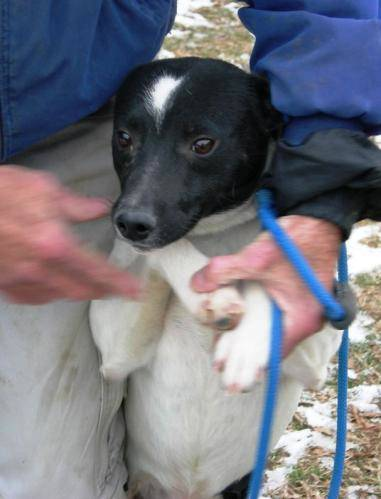
%> input picture semester4/数字内容安全/实验/1.实验一/phash/DemoImages/1.jpg, 381 x 499 px; its folder holds only this picture in this run
$ octave main.m   (GNU Octave 9; MATLAB toolbox functions it lacks are replaced by stand-ins)
%> lines starting %> are read from the running program, lines starting %| are printed output that depends on the picture; in (x1, y1, x2, y2) boxes, pixels count from 0 and x2, y2 are one past the last pixel; in counts of white or black regions, pixels touching at a corner belong together; the program's own positions count from 1
%> further down, I1 is the input picture: size 499x381x3 uint8; mean R, G, B 115.5, 116, 125.4
### semester4/数字内容安全/实验/1.实验一/phash/phash.m
function[ds] = phash(I1,I2,tau,key,Hashlen)
%> called with tau = 0.44, key = 1234, Hashlen = 512

    gray1 = rgb2gray(I1);
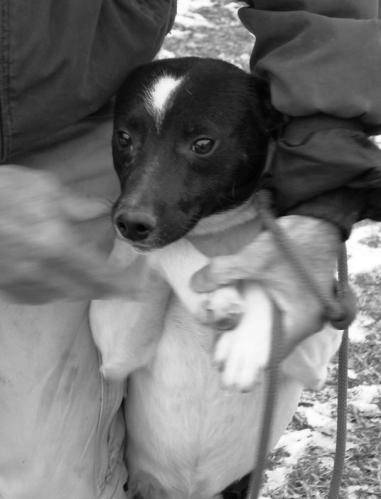
%> gray1: size 499x381 uint8; min 0, max 255, mean 116.9
    gray2 = rgb2gray(I2);

    % 重新调整图像大小为 64x64
    P1 = imresize(gray1, [64, 64]);
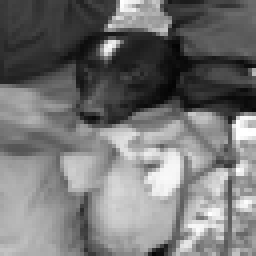
%> P1: size 64x64 uint8 (shown 4 times larger); min 4, max 255, mean 116.9
    P2 = imresize(gray2, [64, 64]);

    % 对 64x64 图像进行 8x8 子块划分，并执行 DCT
    fun = @dct2;
    Ic1 = blkproc(P1, [8 8], fun);
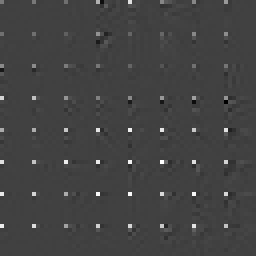
%> Ic1: size 64x64 double (shown 4 times larger); min -546.3, max 1590.8, mean 14.4; drawn with min black and max white
    Ic2 = blkproc(P2, [8 8], fun);

    % 将每个 8x8 块的 DC 系数 (1,1) 置 0
    Ic1(1:8:end, 1:8:end) = 0;
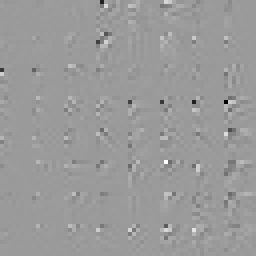
%> Ic1: size 64x64 double (shown 4 times larger); 1.56% of pixels changed, all inside (x1, y1, x2, y2) = (0, 0, 57, 57); drawn with min black and max white
    Ic2(1:8:end, 1:8:end) = 0;

    randn('state',key) % 伪随机密钥
    hashVec1 = zeros(Hashlen, 1);
    hashVec2 = zeros(Hashlen, 1);

    % 生成 Hashlen 个 64x64 伪随机矩阵
    for n = 1:Hashlen

        Y = randn(64, 64); % 生成标准正态分布随机矩阵
        K = fspecial('gaussian'); % 高斯低通滤波器
        Y = filter2(K, Y); % 迭代滤波

        % DCT 敏感度矩阵 M（周期延拓到 64x64）
        m = [
            71.43 99.01 86.21 60.24 41.67 29.16 20.88 15.24;
            99.01 68.97 75.76 65.79 50.00 36.90 27.25 20.28;
            86.21 75.76 44.64 38.61 33.56 27.47 21.74 17.01;
            60.24 65.79 38.61 26.53 21.98 18.87 15.92 13.16;
            41.67 50.00 33.56 21.98 16.26 13.14 11.48 9.83;
            29.16 36.90 27.47 18.87 13.14 10.40 8.64 7.40;
            20.88 27.25 21.74 15.92 11.48 8.64 6.90 5.78;
            15.24 20.28 17.01 13.16 9.83 7.40 5.78 4.73
        ];
        M = repmat(m, [8 8]); % 生成 64x64 矩阵

        % 计算哈希值
        YN1 = sum(sum(Ic1 .* Y .* M));
        YN2 = sum(sum(Ic2 .* Y .* M));

        hashVec1(n) = YN1 > 0; % 生成 Hash 位
        hashVec2(n) = YN2 > 0;
    end
%> this loop made 512 passes
%> (YN1, YN2) on passes 1 to 3: (-92755.1, -92755.1), (118382.8, 118382.8), (46155, 46155)
%> after the loop, hashVec1 = 512 values, max 1 at index 2, min 0 at index 1, mean 0.504; hashVec2 has the same summary as hashVec1

    % 计算汉明距离
    dis = norm((hashVec1 - hashVec2)/(2*sqrt(norm(hashVec1)*norm(hashVec2))));
%> dis = 0
    ds='';
    % 比较tau与dis
    if dis < tau
        ds='相似';
    else
        ds='不相似';
    end
end

### semester4/数字内容安全/实验/1.实验一/phash/main.m
clc; clear;

% 创建一个新的图形窗口，标题为"图片相似度比较"，窗口大小为1200x2000
figure('NumberTitle', 'off', 'Name', '图片相似度比较', 'Position', [100, 100, 1200, 2000]);

key = 1234;
tau = 0.44;
Hashlen = 512;

% 获取'./DemoImages'文件夹中的所有图片文件路径
img_path = dir('./DemoImages/*');
img_path = img_path(~[img_path.isdir]);
fileList = fullfile({img_path.folder}.', {img_path.name}.');
randIndex = randi(length(fileList));
selectedImagePath = fileList{randIndex};

% 读取基准图像
I1 = imread(selectedImagePath);
% 在当前窗口中创建第一个子图，并显示基准图像
nexttile;
imshow(I1);
title('基准图');

% 初始化相似图片计数器
cnt = 0;

% 遍历文件列表中的每一张图片（从第二张开始，因为第一张是基准图）
for i = 1:length(fileList)
    I2 = imread(fileList{i});
    % 使用phash算法比较基准图I1和当前图像I2的相似度
    ds = phash(I1, I2, tau, key, Hashlen);
%> ds = '相似'

    % 如果当前图片与基准图相似，显示该图并增加计数器
    if strcmp(ds, '相似')
        cnt = cnt + 1;
        nexttile;
        imshow(I2);
        title(ds);
    end
end

% 输出相似图像的数量
disp(cnt);

$ run again, on semester4/数字内容安全/实验/1.实验一/phash/DemoImages/104.jpg
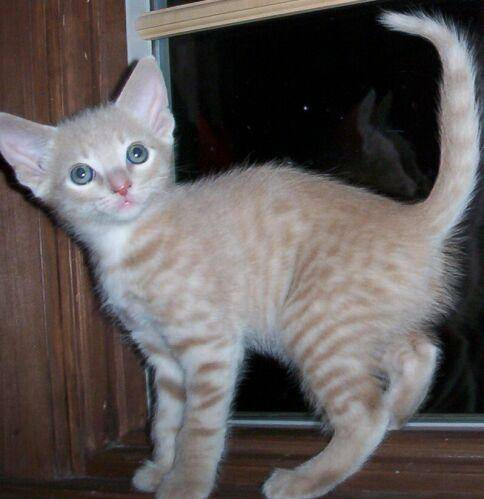
%> input picture semester4/数字内容安全/实验/1.实验一/phash/DemoImages/104.jpg, 484 x 499 px
%> I1 is the input picture: size 499x484x3 uint8; mean R, G, B 95.5, 89.4, 88.5
%> in phash, `Ic1 = blkproc(P1, [8 8], fun);`:
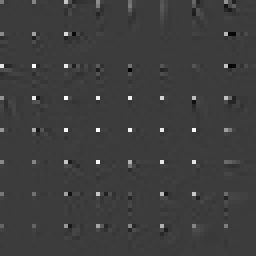
%> Ic1: size 64x64 double (shown 4 times larger); min -426.8, max 1380.4, mean 11.3; drawn with min black and max white
%> in phash, `Ic1(1:8:end, 1:8:end) = 0;`:
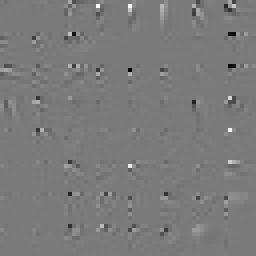
%> Ic1: size 64x64 double (shown 4 times larger); 1.56% of pixels changed, all inside (x1, y1, x2, y2) = (0, 0, 57, 57); drawn with min black and max white
%> the loop in phash, `for n = 1:Hashlen` made 512 passes
%> (YN1, YN2) on passes 1 to 3: (105066.4, 105066.4), (-9559.8, -9559.8), (151448.2, 151448.2)
%> after the loop in phash, `for n = 1:Hashlen`: hashVec1 = 512 values, max 1 at index 1, min 0 at index 2, mean 0.504; hashVec2 has the same summary as hashVec1
%> dis = 0
%> ds = '相似'

$ run again, on semester4/数字内容安全/实验/1.实验一/phash/DemoImages/107.jpg
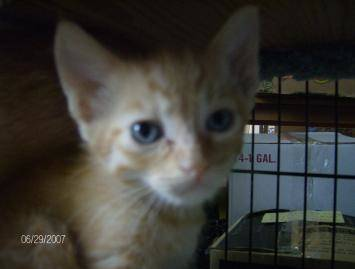
%> input picture semester4/数字内容安全/实验/1.实验一/phash/DemoImages/107.jpg, 355 x 269 px
%> I1 is the input picture: size 269x355x3 uint8; mean R, G, B 59.3, 58, 53.3
%> in phash, `P1 = imresize(gray1, [64, 64]);`:
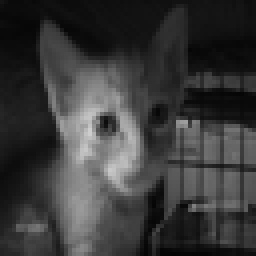
%> P1: size 64x64 uint8 (shown 4 times larger); min 4, max 205, mean 57.9
%> in phash, `Ic1(1:8:end, 1:8:end) = 0;`:
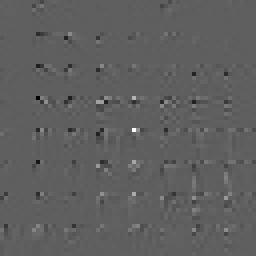
%> Ic1: size 64x64 double (shown 4 times larger); min -240.8, max 401.7, mean 0; drawn with min black and max white
%> the loop in phash, `for n = 1:Hashlen` made 512 passes
%> (YN1, YN2) on passes 1 to 3: (-103158, -103158), (8443.4, 8443.4), (-3196.9, -3196.9)
%> after the loop in phash, `for n = 1:Hashlen`: hashVec1 = 512 values, max 1 at index 2, min 0 at index 1, mean 0.502; hashVec2 has the same summary as hashVec1
%> dis = 0
%> ds = '相似'

$ run again, on semester4/数字内容安全/实验/1.实验一/phash/DemoImages/108.jpg
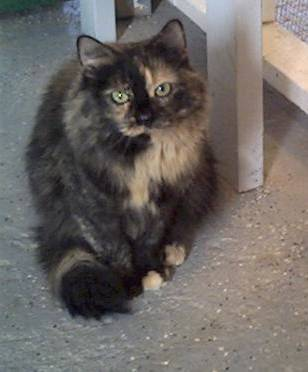
%> input picture semester4/数字内容安全/实验/1.实验一/phash/DemoImages/108.jpg, 308 x 372 px
%> I1 is the input picture: size 372x308x3 uint8; mean R, G, B 107.9, 102.5, 99.5
%> in phash, `P1 = imresize(gray1, [64, 64]);`:
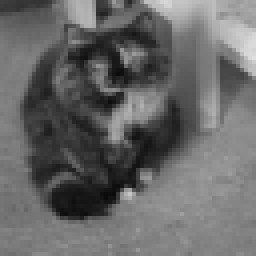
%> P1: size 64x64 uint8 (shown 4 times larger); min 10, max 222, mean 103.7
%> in phash, `Ic1(1:8:end, 1:8:end) = 0;`:
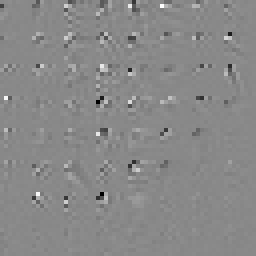
%> Ic1: size 64x64 double (shown 4 times larger); min -271.2, max 232.7, mean -0.2; drawn with min black and max white
%> the loop in phash, `for n = 1:Hashlen` made 512 passes
%> (YN1, YN2) on passes 1 to 3: (52355.1, 52355.1), (85546.5, 85546.5), (98722.8, 98722.8)
%> after the loop in phash, `for n = 1:Hashlen`: hashVec1 = 512 values, max 1 at index 1, min 0 at index 5, mean 0.521; hashVec2 has the same summary as hashVec1
%> dis = 0
%> ds = '相似'

$ run again, on semester4/数字内容安全/实验/1.实验一/phash/DemoImages/10.jpg
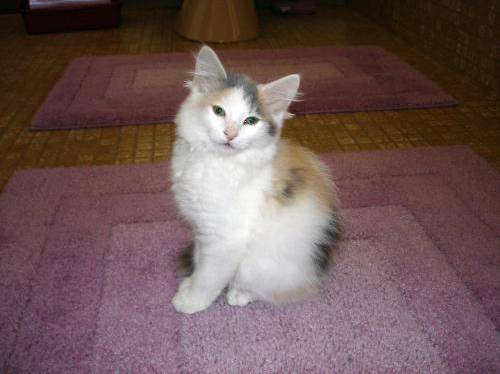
%> input picture semester4/数字内容安全/实验/1.实验一/phash/DemoImages/10.jpg, 500 x 374 px
%> I1 is the input picture: size 374x500x3 uint8; mean R, G, B 110.9, 87.1, 86.1
%> in phash, `Ic1(1:8:end, 1:8:end) = 0;`:
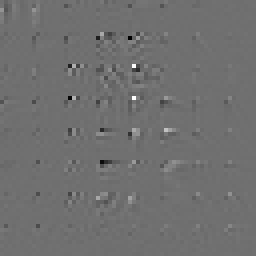
%> Ic1: size 64x64 double (shown 4 times larger); min -265.5, max 337.9, mean -0.4; drawn with min black and max white
%> the loop in phash, `for n = 1:Hashlen` made 512 passes
%> (YN1, YN2) on passes 1 to 3: (20298.8, 20298.8), (42364.8, 42364.8), (23287.2, 23287.2)
%> after the loop in phash, `for n = 1:Hashlen`: hashVec1 = 512 values, max 1 at index 1, min 0 at index 6, mean 0.547; hashVec2 has the same summary as hashVec1
%> dis = 0
%> ds = '相似'
